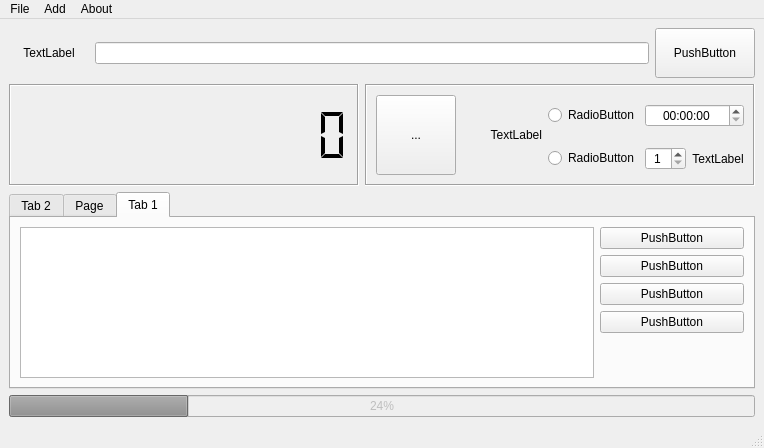
<?xml version="1.0" encoding="UTF-8"?>
<ui version="4.0">
 <class>MainWindow</class>
 <widget class="QMainWindow" name="MainWindow">
  <property name="geometry">
   <rect>
    <x>0</x>
    <y>0</y>
    <width>750</width>
    <height>448</height>
   </rect>
  </property>
  <property name="windowTitle">
   <string>MainWindow</string>
  </property>
  <widget class="QWidget" name="centralwidget">
   <layout class="QVBoxLayout" name="verticalLayout_2" stretch="1,2,7,1">
    <item>
     <layout class="QHBoxLayout" name="hlOutput" stretch="1,6,1">
      <item>
       <widget class="QLabel" name="labelOutput">
        <property name="minimumSize">
         <size>
          <width>80</width>
          <height>50</height>
         </size>
        </property>
        <property name="maximumSize">
         <size>
          <width>80</width>
          <height>50</height>
         </size>
        </property>
        <property name="text">
         <string>TextLabel</string>
        </property>
        <property name="alignment">
         <set>Qt::AlignCenter</set>
        </property>
       </widget>
      </item>
      <item>
       <widget class="QLineEdit" name="leOutput">
        <property name="readOnly">
         <bool>true</bool>
        </property>
       </widget>
      </item>
      <item>
       <widget class="QPushButton" name="pbOutput">
        <property name="minimumSize">
         <size>
          <width>100</width>
          <height>50</height>
         </size>
        </property>
        <property name="maximumSize">
         <size>
          <width>100</width>
          <height>50</height>
         </size>
        </property>
        <property name="text">
         <string>PushButton</string>
        </property>
       </widget>
      </item>
     </layout>
    </item>
    <item>
     <layout class="QHBoxLayout" name="hlControls" stretch="3,0">
      <item>
       <widget class="QLCDNumber" name="lcdControls">
        <property name="minimumSize">
         <size>
          <width>350</width>
          <height>80</height>
         </size>
        </property>
        <property name="maximumSize">
         <size>
          <width>16777215</width>
          <height>128</height>
         </size>
        </property>
        <property name="layoutDirection">
         <enum>Qt::LeftToRight</enum>
        </property>
        <property name="autoFillBackground">
         <bool>false</bool>
        </property>
        <property name="frameShape">
         <enum>QFrame::Box</enum>
        </property>
        <property name="frameShadow">
         <enum>QFrame::Sunken</enum>
        </property>
        <property name="digitCount">
         <number>12</number>
        </property>
        <property name="segmentStyle">
         <enum>QLCDNumber::Flat</enum>
        </property>
        <property name="value" stdset="0">
         <double>0.000000000000000</double>
        </property>
       </widget>
      </item>
      <item>
       <widget class="QFrame" name="gfControls">
        <property name="maximumSize">
         <size>
          <width>16777215</width>
          <height>128</height>
         </size>
        </property>
        <property name="frameShape">
         <enum>QFrame::Box</enum>
        </property>
        <property name="frameShadow">
         <enum>QFrame::Sunken</enum>
        </property>
        <layout class="QGridLayout" name="glHLControls">
         <item row="2" column="1" rowspan="2">
          <widget class="QLabel" name="labelControls">
           <property name="minimumSize">
            <size>
             <width>80</width>
             <height>80</height>
            </size>
           </property>
           <property name="maximumSize">
            <size>
             <width>100</width>
             <height>100</height>
            </size>
           </property>
           <property name="text">
            <string>TextLabel</string>
           </property>
           <property name="alignment">
            <set>Qt::AlignRight|Qt::AlignTrailing|Qt::AlignVCenter</set>
           </property>
           <property name="wordWrap">
            <bool>true</bool>
           </property>
           <property name="margin">
            <number>6</number>
           </property>
          </widget>
         </item>
         <item row="3" column="2">
          <widget class="QRadioButton" name="rbCRLoops">
           <property name="text">
            <string>RadioButton</string>
           </property>
          </widget>
         </item>
         <item row="2" column="2">
          <widget class="QRadioButton" name="rbCRTime">
           <property name="text">
            <string>RadioButton</string>
           </property>
          </widget>
         </item>
         <item row="3" column="3">
          <layout class="QHBoxLayout" name="hlCSLoops">
           <item>
            <widget class="QSpinBox" name="spinLoops">
             <property name="alignment">
              <set>Qt::AlignCenter</set>
             </property>
             <property name="minimum">
              <number>1</number>
             </property>
             <property name="value">
              <number>1</number>
             </property>
            </widget>
           </item>
           <item>
            <widget class="QLabel" name="labelLoops">
             <property name="text">
              <string>TextLabel</string>
             </property>
             <property name="alignment">
              <set>Qt::AlignCenter</set>
             </property>
            </widget>
           </item>
          </layout>
         </item>
         <item row="2" column="3">
          <widget class="QTimeEdit" name="teCSDuration">
           <property name="alignment">
            <set>Qt::AlignCenter</set>
           </property>
           <property name="currentSection">
            <enum>QDateTimeEdit::HourSection</enum>
           </property>
           <property name="displayFormat">
            <string>hh:mm:ss</string>
           </property>
          </widget>
         </item>
         <item row="2" column="0" rowspan="2">
          <widget class="QToolButton" name="tbControls">
           <property name="minimumSize">
            <size>
             <width>80</width>
             <height>80</height>
            </size>
           </property>
           <property name="maximumSize">
            <size>
             <width>128</width>
             <height>128</height>
            </size>
           </property>
           <property name="styleSheet">
            <string notr="true">opacity: 50%;</string>
           </property>
           <property name="text">
            <string>...</string>
           </property>
           <property name="iconSize">
            <size>
             <width>256</width>
             <height>256</height>
            </size>
           </property>
          </widget>
         </item>
        </layout>
       </widget>
      </item>
     </layout>
    </item>
    <item>
     <widget class="QTabWidget" name="tabGroup">
      <property name="currentIndex">
       <number>2</number>
      </property>
      <widget class="QWidget" name="tabCam">
       <attribute name="title">
        <string>Tab 2</string>
       </attribute>
       <layout class="QHBoxLayout" name="horizontalLayout_2">
        <item>
         <layout class="QHBoxLayout" name="hlTabCam" stretch="4,1">
          <item>
           <widget class="QListWidget" name="lwCam"/>
          </item>
          <item>
           <layout class="QVBoxLayout" name="vlCam">
            <item>
             <widget class="QPushButton" name="pbCamAdd">
              <property name="maximumSize">
               <size>
                <width>200</width>
                <height>30</height>
               </size>
              </property>
              <property name="text">
               <string>PushButton</string>
              </property>
             </widget>
            </item>
            <item>
             <widget class="QPushButton" name="pbCamEdit">
              <property name="maximumSize">
               <size>
                <width>200</width>
                <height>30</height>
               </size>
              </property>
              <property name="text">
               <string>PushButton</string>
              </property>
             </widget>
            </item>
            <item>
             <widget class="QPushButton" name="pbCamOpen">
              <property name="maximumSize">
               <size>
                <width>200</width>
                <height>30</height>
               </size>
              </property>
              <property name="text">
               <string>PushButton</string>
              </property>
             </widget>
            </item>
            <item>
             <widget class="QPushButton" name="pbCamRemove">
              <property name="sizePolicy">
               <sizepolicy hsizetype="Minimum" vsizetype="Fixed">
                <horstretch>0</horstretch>
                <verstretch>0</verstretch>
               </sizepolicy>
              </property>
              <property name="maximumSize">
               <size>
                <width>200</width>
                <height>30</height>
               </size>
              </property>
              <property name="text">
               <string>PushButton</string>
              </property>
             </widget>
            </item>
            <item>
             <widget class="QPushButton" name="pbCamRefresh">
              <property name="maximumSize">
               <size>
                <width>200</width>
                <height>30</height>
               </size>
              </property>
              <property name="text">
               <string>PushButton</string>
              </property>
             </widget>
            </item>
            <item>
             <spacer name="vsCam">
              <property name="orientation">
               <enum>Qt::Vertical</enum>
              </property>
              <property name="sizeHint" stdset="0">
               <size>
                <width>20</width>
                <height>40</height>
               </size>
              </property>
             </spacer>
            </item>
           </layout>
          </item>
         </layout>
        </item>
       </layout>
      </widget>
      <widget class="QWidget" name="tabScreen">
       <attribute name="title">
        <string>Page</string>
       </attribute>
       <layout class="QHBoxLayout" name="horizontalLayout_4">
        <item>
         <layout class="QHBoxLayout" name="hlTabScreen" stretch="4,1">
          <item>
           <widget class="QListWidget" name="lwScreen"/>
          </item>
          <item>
           <layout class="QVBoxLayout" name="vlScreen">
            <item>
             <widget class="QPushButton" name="pbScreenAdd">
              <property name="maximumSize">
               <size>
                <width>200</width>
                <height>30</height>
               </size>
              </property>
              <property name="text">
               <string>PushButton</string>
              </property>
             </widget>
            </item>
            <item>
             <widget class="QPushButton" name="pbScreenEdit">
              <property name="maximumSize">
               <size>
                <width>200</width>
                <height>30</height>
               </size>
              </property>
              <property name="text">
               <string>PushButton</string>
              </property>
             </widget>
            </item>
            <item>
             <widget class="QPushButton" name="pbScreenOpen">
              <property name="maximumSize">
               <size>
                <width>200</width>
                <height>30</height>
               </size>
              </property>
              <property name="text">
               <string>PushButton</string>
              </property>
             </widget>
            </item>
            <item>
             <widget class="QPushButton" name="pbScreenRemove">
              <property name="maximumSize">
               <size>
                <width>200</width>
                <height>30</height>
               </size>
              </property>
              <property name="text">
               <string>PushButton</string>
              </property>
             </widget>
            </item>
            <item>
             <spacer name="vsScreen">
              <property name="orientation">
               <enum>Qt::Vertical</enum>
              </property>
              <property name="sizeHint" stdset="0">
               <size>
                <width>20</width>
                <height>40</height>
               </size>
              </property>
             </spacer>
            </item>
           </layout>
          </item>
         </layout>
        </item>
       </layout>
      </widget>
      <widget class="QWidget" name="tabCom">
       <attribute name="title">
        <string>Tab 1</string>
       </attribute>
       <layout class="QHBoxLayout" name="horizontalLayout_6">
        <item>
         <layout class="QHBoxLayout" name="hlTabCOM" stretch="4,1">
          <item>
           <widget class="QListWidget" name="lwCOM"/>
          </item>
          <item>
           <layout class="QVBoxLayout" name="vlCOM">
            <item>
             <widget class="QPushButton" name="pbCOMAdd">
              <property name="maximumSize">
               <size>
                <width>200</width>
                <height>30</height>
               </size>
              </property>
              <property name="text">
               <string>PushButton</string>
              </property>
             </widget>
            </item>
            <item>
             <widget class="QPushButton" name="pbCOMEdit">
              <property name="maximumSize">
               <size>
                <width>200</width>
                <height>30</height>
               </size>
              </property>
              <property name="text">
               <string>PushButton</string>
              </property>
             </widget>
            </item>
            <item>
             <widget class="QPushButton" name="pbCOMOpen">
              <property name="maximumSize">
               <size>
                <width>200</width>
                <height>30</height>
               </size>
              </property>
              <property name="text">
               <string>PushButton</string>
              </property>
             </widget>
            </item>
            <item>
             <widget class="QPushButton" name="pbCOMRemove">
              <property name="maximumSize">
               <size>
                <width>200</width>
                <height>30</height>
               </size>
              </property>
              <property name="text">
               <string>PushButton</string>
              </property>
             </widget>
            </item>
            <item>
             <spacer name="vsCOM">
              <property name="orientation">
               <enum>Qt::Vertical</enum>
              </property>
              <property name="sizeHint" stdset="0">
               <size>
                <width>20</width>
                <height>40</height>
               </size>
              </property>
             </spacer>
            </item>
           </layout>
          </item>
         </layout>
        </item>
       </layout>
      </widget>
     </widget>
    </item>
    <item>
     <widget class="QProgressBar" name="progressBar">
      <property name="enabled">
       <bool>false</bool>
      </property>
      <property name="value">
       <number>24</number>
      </property>
      <property name="alignment">
       <set>Qt::AlignCenter</set>
      </property>
     </widget>
    </item>
   </layout>
  </widget>
  <widget class="QMenuBar" name="menubar">
   <property name="geometry">
    <rect>
     <x>0</x>
     <y>0</y>
     <width>750</width>
     <height>21</height>
    </rect>
   </property>
   <property name="defaultUp">
    <bool>true</bool>
   </property>
   <widget class="QMenu" name="menuFile">
    <property name="title">
     <string>File</string>
    </property>
    <addaction name="actionNew_Config"/>
    <addaction name="actionOpen_Config"/>
    <addaction name="actionSave_Config"/>
    <addaction name="actionSave_Config_As"/>
    <addaction name="separator"/>
    <addaction name="actionStart"/>
    <addaction name="actionStop"/>
    <addaction name="separator"/>
    <addaction name="actionQuit"/>
   </widget>
   <widget class="QMenu" name="menuAbout">
    <property name="title">
     <string>About</string>
    </property>
    <addaction name="actionHelp"/>
   </widget>
   <widget class="QMenu" name="menuAdd">
    <property name="title">
     <string>Add</string>
    </property>
    <addaction name="actionCamera"/>
    <addaction name="actionVideo"/>
   </widget>
   <addaction name="menuFile"/>
   <addaction name="menuAdd"/>
   <addaction name="menuAbout"/>
  </widget>
  <widget class="QStatusBar" name="statusbar"/>
  <action name="actionNew_Config">
   <property name="text">
    <string>New Config</string>
   </property>
   <property name="shortcut">
    <string>Ctrl+N</string>
   </property>
  </action>
  <action name="actionOpen_Config">
   <property name="text">
    <string>Open Config...</string>
   </property>
   <property name="shortcut">
    <string>Ctrl+O</string>
   </property>
  </action>
  <action name="actionSave_Config">
   <property name="text">
    <string>Save Config</string>
   </property>
   <property name="shortcut">
    <string>Ctrl+S</string>
   </property>
  </action>
  <action name="actionSave_Config_As">
   <property name="text">
    <string>Save Config As...</string>
   </property>
  </action>
  <action name="actionHelp">
   <property name="text">
    <string>Help</string>
   </property>
   <property name="shortcut">
    <string>F1</string>
   </property>
   <property name="iconVisibleInMenu">
    <bool>true</bool>
   </property>
  </action>
  <action name="actionCamera">
   <property name="text">
    <string>Camera...</string>
   </property>
  </action>
  <action name="actionVideo">
   <property name="text">
    <string>Video...</string>
   </property>
  </action>
  <action name="actionStart">
   <property name="text">
    <string>Start</string>
   </property>
  </action>
  <action name="actionStop">
   <property name="text">
    <string>Stop</string>
   </property>
  </action>
  <action name="actionQuit">
   <property name="text">
    <string>Quit</string>
   </property>
  </action>
 </widget>
 <resources/>
 <connections/>
</ui>
